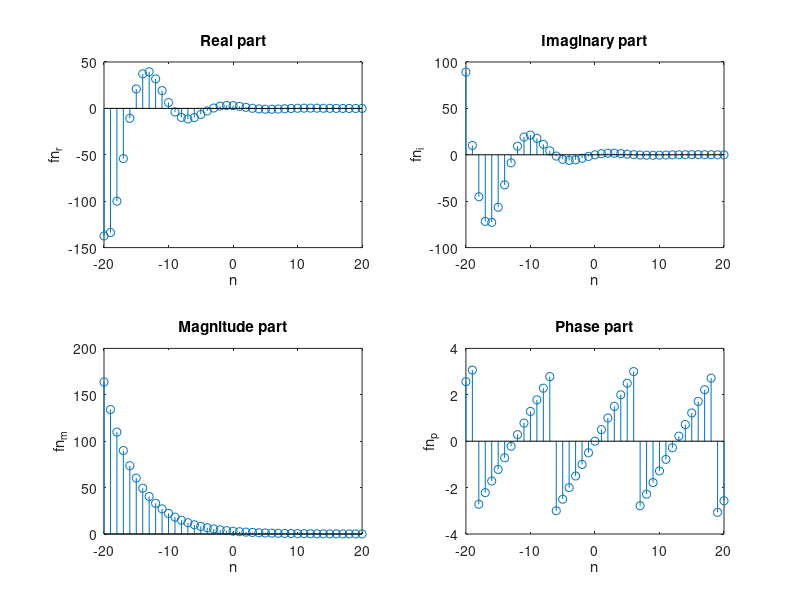

The MATLAB script that drew this image:
close all;
clc;
clear all;

n=[-20:1:20];

fn=3*exp((-0.2+0.5*i).*n);
%%fn=3*exp((-0.2+0.5*i).*n);

fn_r=real(fn);
fn_i=imag(fn);

fn_m=abs(fn);
fn_p=angle(fn);

figure(1);
subplot(2,2,1);
stem(n,fn_r);
title('Real part');
ylabel('fn_r');
xlabel('n');

subplot(2,2,2);
stem(n,fn_i);
title('Imaginary part');
ylabel('fn_i');
xlabel('n');

subplot(2,2,3);
stem(n,fn_m);
title('Magnitude part');
ylabel('fn_m');
xlabel('n');

subplot(2,2,4);
stem(n,fn_p);
title('Phase part');
ylabel('fn_p');
xlabel('n');

print -dpdf pr11b;
